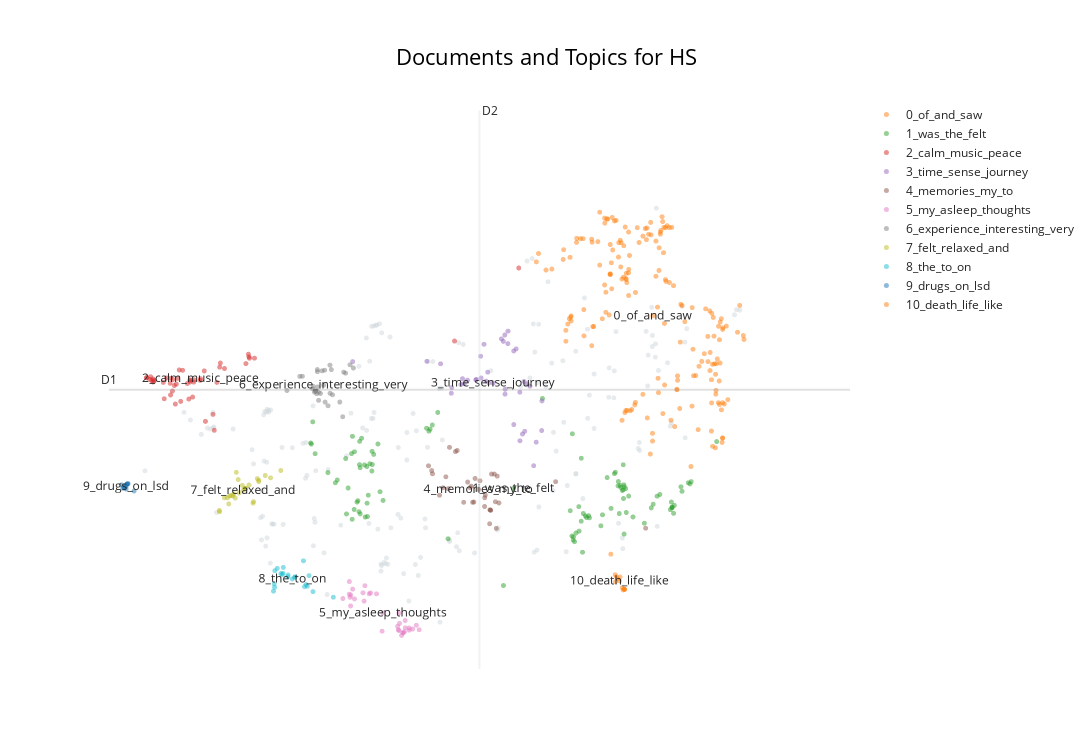

Write notebook code for a chart like this one.
### Code cell
topic_model.visualize_documents(df_reports,title=f'Documents and Topics for {condition}')

### Figure 1 — Plotly figure (JSON) as saved in the notebook; plotly's stock layout.template omitted (floating-point values rounded to 4 significant figures; data arrays with more than 128 entries replaced by an {"elided": "..."} marker saying what was removed)
{"data": [{"hoverinfo": "text", "hovertext": {"elided": "171 str values"}, "marker": {"color": "#CFD8DC", "opacity": 0.5, "size": 5}, "mode": "markers+text", "name": "other", "showlegend": false, "type": "scattergl", "x": {"elided": "171 float values"}, "y": {"elided": "171 float values"}}, {"hoverinfo": "text", "hovertext": {"elided": "178 str values"}, "marker": {"opacity": 0.5, "size": 5}, "mode": "markers+text", "name": "0_of_and_saw", "text": {"elided": "178 str values"}, "textfont": {"size": 12}, "type": "scattergl", "x": {"elided": "178 float values"}, "y": {"elided": "178 float values"}}, {"hoverinfo": "text", "hovertext": ["I felt like people, things, surroundings were closing in on me from all sides and it made me jump and grab my chest.", "My feet feel a bit floaty.", "I had a good experience with this and was surprised how sensation can play with our mind and emotions.", "I found the experience very moving and emotional.", "It felt close to a religious experience, and profoundly moving and elating.", "It was profound.", "My body felt heavy with a sense of sinking down, but at the same time I was flying forward.", "I also felt like seeing the origin of our galaxy and trying to understand the meaning of life.", "Towards the end, I went to space.", "Sense of time was weird; the experience felt really short.", "This is my second time.", "It was bigger, more profound, but almost intense.", "I tried to interpret them first, but then decided just to be fully present in the experience.", "As if taken through alternate realities by an unintelligible but considerate guide!", "There were moments my body jerked like when I try to pee.", "Entry into another universe.", "I at times felt a concern that the experience would end too soon.", "I felt as though I was experiencing the formation of the solar system and the Earth...a place of warmth and light arising out of dust and spinning chaos, suspended in an infinite void.", "I felt as if I were in outer space or as if I was experiencing a transition after death.", "I want to do it again!", "It was like I was travelling between dimensions.", "Anxious and overwhelmed, total lack of control at first.", "This is my 7th visit.", "A portal moving towards me, away from me, through me, fractaling into everything.", "I realized I had to give myself (entregarme) to the experience if I wanted to feel it.", "The take-off was intense and scary, but at the end I was floating peacefully in orbit with the glow of the Earth below me.", "I got lost; my body disappeared and came back.", "I thought of the universe; it felt like I was moving, moving to the centre, drawn in.", "The universe?", "All normal experiences usually, but this time everything was scary.", "Memories, meditation, swimming, weightlessness, space.", "As the experience intensified, I felt euphoric and emotional.", "With this came a pure connectivity with my body and a slight floating sensation.", "It was like flying and crashing through different dimensions.", "This was unnerving sometimes.", "I very suddenly felt like I had been shot into the air, travelling up through time and space.", "Sound created the visuals and created a pattern of energy movement across my body.", "It was really hard to put my finger on it.", "Falling and then being lifted through tunnels, I felt I was ascending to the warmth of the sun, and then I saw the waters moving on the face of the earth, covering all, into deepness and outside of time.", "At one point I felt like I was flying.", "I imagine I would go on a similar journey when I transition to the other realms.", "My arms were weightless and parts of my body felt distant or unrecognisable.", "I felt that God's light shone upon me and that I was going back to the beginning of the universe, the Big Bang, and seeing creatures in microcosm—at a cellular level—as well as planets and stars.", "I came and experienced the experience you set up.", "I felt incredibly small, and had the weight of existence over me like a heavy blanket.", "In some sense it was tiring.", "Felt my body was being lifted and travelling through the universe.", "I often felt connected to space, as in floating weightless surrounded by millions of stars.", "Reminiscent of 2001 and the stargate.", "I felt very powerless and pulled along during the experience.", "Something I had never experienced before; something I wish I could do once a week.", "I wanted it to go on forever.", "Feeling of motion from floating, looking up at the sky, to looking down beneath me, to flying forwards then backwards through a tunnel.", "I experienced absolute chaos which mirrors how I'm currently feeling.", "Like I was particles or a star emitting light into space.", "Overwhelming vast space, and I was insignificant.", "Then I was spinning through the universe.", "In a web of gold against the dark of the universe, I saw energy, the connection between all things.", "I feel amazed as I saw a friend from the past who was free by a field on a green hill, which made me weep with joy, and I saw the poverty of my forebears and loved and thanked them.", "The way it was delivered was too fast and too long; it wasn't with my rhythm.", "Towards the end, I felt like I was slowly floating upwards.", "It lasted about 6 seconds, but if it had gone on longer I would have had to...", "I must go and eat something.", "I was in another world.", "It was very emotional.", "Space, even if I've never been physically there.", "And I went to space and saw galaxies and stars.", "I was hurtling through space and time at a speed I couldn't determine.", "Felt being pulled through a vortex of time, waiting to awake in a different dimension!", "Then I began to float through a tunnel filled with bright red and blue light into outer space or some other dimension.", "I've visited three times and had a different experience.", "Like I was being dragged along a space portal or tunnel at a very high speed.", "I felt like I was on a journey through space riding in a kaleidoscope... it was an out-of-body experience on occasion, and I felt a spinning sensation and like I could see galaxies and star clusters all around my invisible kaleidospacescraft.", "I dreamt myself as a harbinger of the new planet, shaping the world with life and equity.", "At one point, the sky immersed me like I was skydiving again.", "Then I jumped into my own bloodstream; I could see the red blood cells travelling in its flow with me; I could almost feel the warmth of my own blood as I floated and flowed in it.", "Sometimes it felt and looked like wormholes.", "I wanted to stay in that space and see more of those worlds.", "I felt at one point that I saw someone leave the room (like a dream); also we all lifted up and spiraled like a waltzer.", "Me in a spaceship travelling so fast I felt I was leaving my body behind.", "It was difficult to hold both equally present.", "I saw a map of London, I walked through New York, I was floating in space like a star or angel and floating through my past memories, forgiving myself for having ever felt sad or numb.", "The second time it was all around.", "Saw vertical tree branches with green leaves towards the end, felt as though I was moving in a sleep state at that point.", "I was emotionally moved.", "At the end of the journey, I was back to Earth, floating in dark blue, purple water.", "I left feeling profoundly moved and very tearful.", "Sometimes it felt overwhelming.", "I was zooming through space; someone wanted to show me their planet far away.", "I was moved by a wild tide of atomic energy, converging around all of us.", "I felt in clouds, holding my breath.", "The experience felt almost transformative.", "I felt like I was looking across the universe beyond any realm of experience.", "It was exhausting in a similar way though.", "I thought a lot about Rand's journey into Rhuidean and experiencing the history of the Aiel through the eyes of his ancestors.", "The previous was with pink tones and vortexes and a sensation of flying in a wormhole.", "I wonder if it didn't work because I was too tall for the chair.", "Was starting to feel far more significant/interesting emotions when the experience stopped.", "I felt like I experienced the Big Bang and everything since.", "It was as if I was moving through a portal through time and space.", "Felt out of my body—in fact, off planet Earth—like I took a trip into space", "I wish I could do it again.", null], "marker": {"opacity": 0.5, "size": 5}, "mode": "markers+text", "name": "1_was_the_felt", "text": ["", "", "", "", "", "", "", "", "", "", "", "", "", "", "", "", "", "", "", "", "", "", "", "", "", "", "", "", "", "", "", "", "", "", "", "", "", "", "", "", "", "", "", "", "", "", "", "", "", "", "", "", "", "", "", "", "", "", "", "", "", "", "", "", "", "", "", "", "", "", "", "", "", "", "", "", "", "", "", "", "", "", "", "", "", "", "", "", "", "", "", "", "", "", "", "", "", "", "", "", "", "", "1_was_the_felt"], "textfont": {"size": 12}, "type": "scattergl", "x": [3.764, 6.257, 3.772, 3.921, 3.937, 3.986, 6.304, 7.43, 7.533, 3.511, 4.583, 3.918, 3.711, 6.8, 3.779, 6.669, 3.488, 7.43, 6.868, 3.208, 6.847, 3.837, 4.596, 6.262, 3.678, 6.615, 6.381, 7.208, 5.912, 3.619, 7.186, 3.609, 6.272, 6.821, 3.685, 6.861, 4.808, 4.047, 6.337, 6.39, 6.864, 6.288, 7.427, 3.688, 6.275, 3.752, 6.811, 7.421, 6.366, 3.859, 3.223, 3.251, 6.237, 3.864, 7.619, 6.596, 7.286, 7.447, 3.778, 3.638, 6.366, 3.401, 4.687, 6.869, 3.891, 7.456, 7.653, 6.921, 6.886, 6.857, 4.556, 6.829, 7.951, 7.105, 6.452, 6.341, 6.765, 7.545, 6.415, 6.893, 4.011, 6.462, 4.623, 5.455, 3.857, 6.715, 3.83, 3.708, 7.638, 3.916, 6.428, 3.795, 7.254, 3.873, 6.754, 6.858, 3.742, 3.771, 7.409, 6.797, 6.971, 3.198, 5.573], "y": [5.156, 4.795, 6.199, 5.855, 6.006, 6.161, 4.84, 5.224, 5.525, 5.626, 6.351, 6.051, 6.045, 5.604, 5.123, 5.662, 5.585, 5.219, 4.824, 6.16, 5.471, 5.077, 6.379, 6.311, 6.018, 5.11, 4.555, 5.267, 6.835, 5.123, 5.213, 5.944, 4.736, 5.546, 5.044, 5.351, 4.755, 5.324, 5.231, 5.129, 5.556, 4.712, 5.215, 6.274, 4.783, 5.319, 5.128, 5.299, 5.949, 5.283, 6.488, 6.017, 5.171, 5.085, 5.586, 4.947, 5.411, 5.132, 5.809, 5.507, 5.015, 5.736, 6.628, 5.527, 5.868, 5.251, 5.602, 5.388, 5.499, 5.481, 6.394, 5.515, 6.196, 4.985, 5.098, 4.868, 5.742, 5.458, 5.094, 5.144, 5.453, 5.065, 6.441, 4.061, 5.826, 5.205, 5.849, 5.189, 5.568, 5.759, 5.069, 6.246, 5.386, 5.401, 5.721, 5.852, 5.298, 5.854, 5.186, 5.54, 5.079, 6.175, 5.498]}, {"hoverinfo": "text", "hovertext": ["Stimulation and relaxation within the music and light.", "Sense of comfort.", "A great sense of calm and belonging.", "Deep relaxation and a sense of hope.", "A really pleasant and relaxing sensation.", "A feeling of peace and tranquility", "The music seemed to build to a crescendo near the end of the session and then move into a slower, calming sequence.", "A peaceful experience.", "A calm, peaceful state.", "Deep relaxation.", "Connection to an inner peace.", "Calm serenity, flashback emotions", "Optimism and escapism.", "Utter peace and happiness.", "The best bit was taking in the feelings of the music and gliding with it and morphing those visions according to how you feel about the music.", "Good vibes.", "Blissful even.", "Calm and serene and not frightening.", "An incredible sensory experience with a huge feeling of calm and peace.", "Calm and safe.", "Mainly stressed, but with moments of calm.", "Happiness,\nJoy,\nAdventure.", "Relaxing and reflective; worries stopped, put in proportion.", "The louder the music, the better.", "The music is calming and surreal.", "Helpful and positive ambient sounds.", "The music especially was on par with how one perceives sound during an actual trip.", "Joy and relaxation", "Amazing sense of peace and positivity.", "Chaos and stillness.", "Like this—music is a very visual thing.", "Being: immersed; calm; and thrilled.", "I couldn't help thinking what would happen with a drum beat, maybe allow some non-Euro music in, much as I love John Hopkins.", "Wonderful, peaceful.", "Sometimes verging on oppressive, but never scary.", "A sense of calm.", "Relaxation, calm, and curiosity.", "Great peace.", "Peacefulness and guidance.", "Nostalgia and peace.", "Relaxing and patterned music", "Peace, tranquility, joy, stimulation, arousal.", "I really enjoyed the music; it was very Zen.", "Overarching truth and love.", "Tess is very calming.", "Peace and contentment.", "Like a deep tissue massage for the mind.", "An intensity of connection, vastness, spaciousness, loving awareness.", null], "marker": {"opacity": 0.5, "size": 5}, "mode": "markers+text", "name": "2_calm_music_peace", "text": ["", "", "", "", "", "", "", "", "", "", "", "", "", "", "", "", "", "", "", "", "", "", "", "", "", "", "", "", "", "", "", "", "", "", "", "", "", "", "", "", "", "", "", "", "", "", "", "", "2_calm_music_peace"], "textfont": {"size": 12}, "type": "scattergl", "x": [2.102, 1.604, 1.627, 1.616, 2.071, 1.588, 2.19, 1.678, 1.555, 1.773, 1.354, 1.641, 1.559, 1.339, 2.541, 1.835, 1.326, 1.512, 1.967, 1.474, 1.907, 1.787, 1.831, 2.477, 2.142, 1.954, 2.483, 1.755, 1.485, 1.701, 2.47, 1.818, 4.883, 1.369, 1.581, 1.561, 1.79, 1.313, 1.353, 1.276, 2.134, 1.789, 2.441, 1.282, 1.66, 1.363, 2.056, 5.634, 1.909], "y": [7.074, 7.028, 7.049, 6.752, 6.363, 7.117, 7.28, 6.792, 7.06, 6.827, 7.079, 7.133, 6.887, 7.1, 7.433, 7.11, 7.157, 7.14, 6.496, 7.074, 7.104, 7.113, 7.078, 7.452, 7.36, 7.244, 7.432, 7.058, 6.831, 7.253, 7.492, 6.856, 7.687, 7.109, 6.945, 7.134, 7.103, 7.119, 7.124, 7.141, 7.299, 7.081, 7.352, 7.146, 7.259, 7.088, 6.599, 8.771, 7.129]}, {"hoverinfo": "text", "hovertext": ["No sense of time", "Shapes and travel through time.", "Sensory rollercoaster.", "A complete journey.", "Not much at all.", "Glimpse of something disappearing.", "A bubbling of freedom.", "Then really fast.", "Technology and humans.", "Feeling of things coming at you.", "It was insane.", "A roller coaster speeding.", "What do I really understand?", "Scary, pointy, laughing clown face in test period.", "Or traveling at great speed through time.", "Diolch yn fawr.", "Absolutely tripped away.", "Treasure Chests (2 Opening, 1 Closed/Locked)\n3.", "A loss of sense of time, images that weren't images.", "Intense chaos.", "A sense of expansion, moving towards something.", "A wild ride.", "The final (most rapid?)", "Motivation, progress, and purpose.", "Various characters who, if focused on them, would disappear.", "And then maybe backwards.", "Moving through a tunnel of branches.", "Good beats leading me on.", "Slow and fast.", "Staircase/Escalator\n2.", "When a sense of what is happening seems to arrive, the vision vibrates and the sense leaves.", "A journey into the unknown.", "A beautiful quest to oblivion", "Live more!", "A time and a place that seem to have happened but has yet to come.", "Forward motion.", "Journey forward.", "A varying journey in speed and awareness.", null], "marker": {"opacity": 0.5, "size": 5}, "mode": "markers+text", "name": "3_time_sense_journey", "text": ["", "", "", "", "", "", "", "", "", "", "", "", "", "", "", "", "", "", "", "", "", "", "", "", "", "", "", "", "", "", "", "", "", "", "", "", "", "", "3_time_sense_journey"], "textfont": {"size": 12}, "type": "scattergl", "x": [5.576, 5.765, 5.507, 5.285, 4.845, 5.903, 5.471, 4.976, 5.734, 5.809, 5.228, 5.604, 4.957, 5.454, 5.696, 3.691, 5.189, 5.647, 5.678, 5.509, 5.137, 5.432, 4.996, 5.034, 5.839, 5.252, 5.906, 4.559, 4.851, 5.576, 5.648, 5.476, 5.474, 4.72, 5.705, 5.132, 5.194, 5.271, 5.335], "y": [6.448, 7.017, 7.649, 7.064, 6.913, 6.359, 7.777, 7.129, 7.053, 5.838, 7.639, 7.57, 7.041, 7.682, 7.087, 7.382, 7.461, 6.929, 6.308, 7.834, 7.116, 7.718, 7.055, 7.107, 6.187, 7.092, 6.799, 7.386, 6.996, 7.54, 6.208, 6.972, 6.9, 7.35, 6.348, 7.112, 7.139, 7.225, 7.064]}, {"hoverinfo": "text", "hovertext": ["No difference between me and what was happening.", "Thought about God.", "It transported me into memories, having a deeper connection than ever before.", "It gives me an odd feeling of wanting to keep feeling these types of things again.", "Desire to retain and recall shapes, colours, and feelings evoked were strong, but understanding the experience may be lost once coming out of it.", "Lots of visuals, but towards the end, people I love and ancestors, some I did not previously know.", "I felt a confusing sense of place, a familiar place, like my grandmother's basement, or a train station, but I couldn't place it.", "Really just thoughts from my day, or things I need to do, or had forgotten to do.", "I spoke to my 8-year-old self and 80-year-old self.", "Deep memories and emotive reflections.", "I wish to belong there with someone I really loved and missed...", "Felt like I was on that boat in Charlie and the Chocolate Factory.", "I could walk around the room and almost reach out; it felt like I was therein my memory, looking back at the places.", "And I always had something very obvious and captivating to come back to.", "I remembered beautiful and joyful memories and moments with my family, as if I was with them at the beach.", "I still feel it now.", "I find myself feeling peaceful and present, like back then.", "I knew where I was, but felt this strong pull to this other familiar place just beyond my remembering.", "I went back to many hard and mostly beautiful memories without prompting them at all.", "Similar stuff to what I normally experience", "The most vivid memories of my Dad carrying me on his shoulders as a young girl; it felt like I was back there for a short while.", "Random thoughts; some connected to people close to me, others just events and journeys.", "At times it felt like I was back in the womb.", "A lot of memories.", "Past memories and people not really in my life anymore.", "In the end, I felt at home, a deep sense of warm, loving embrace, like being in my mother's womb.", "I felt like I was in my parents' house but couldn't figure out which room.", "The sensation was very strong, and I struggled to find the memory that matched the feeling.", "It felt like coming home.", "It reminded me of being a child.", "I then felt like I was in my old house (shared with an ex) and walking on my daily commute towards my old front door.", "Similar stuff to what I normally think about.", "Seeing and hearing my deceased relatives.", null], "marker": {"opacity": 0.5, "size": 5}, "mode": "markers+text", "name": "4_memories_my_to", "text": ["", "", "", "", "", "", "", "", "", "", "", "", "", "", "", "", "", "", "", "", "", "", "", "", "", "", "", "", "", "", "", "", "", "4_memories_my_to"], "textfont": {"size": 12}, "type": "scattergl", "x": [4.893, 7.119, 5.036, 4.615, 4.625, 5.349, 5.235, 4.707, 5.361, 4.781, 5.18, 6.066, 5.109, 5.064, 5.243, 4.578, 4.99, 5.095, 5.079, 4.824, 5.236, 4.81, 5.294, 5.124, 5.316, 5.372, 5.296, 4.747, 5.304, 5.402, 5.305, 4.914, 5.383, 5.165], "y": [6.048, 4.911, 5.596, 5.766, 5.719, 5.714, 5.234, 5.4, 5.303, 5.673, 5.614, 5.601, 5.299, 5.512, 5.403, 5.837, 5.295, 5.295, 5.535, 6.111, 5.363, 5.498, 4.977, 5.649, 5.714, 4.909, 5.185, 5.511, 5.179, 5.286, 5.176, 6.064, 5.684, 5.487]}, {"hoverinfo": "text", "hovertext": ["I did not have profound thoughts during the experience but rather almost fell asleep in a dreamlike way.", "It felt like almost the dreamlike state of anesthesia.", "I didn't know whether I was asleep or awake.", "I found my thoughts developing into stories and images while my eyes were closed.", "I also felt asleep for a bit and I was thinking of my partner, who I could visualize.", "Frustration that I couldn't stop thinking about the outside and concentrate on what was happening.", "I couldn't be totally immersed because I suffer from tinnitus and no matter what, it's always a distraction.", "I realised any interaction had been quite short as my consciousness had drifted into the early stages in which the sandman cometh, where my brain's alpha waves quickly displaced the externally generated momentary visions with the garbled, messy, free association of non-sensical stories that act as the scent kindling of dreams.", "Felt like dreaming; I did dream a little.", "Dreaming while awake—flashes of random places I have been.", "As the lights started and gradually built, I moved between states of mindfulness and being distracted by everyday thoughts.", "It was so deep I was unsure if I was totally conscious.", "My eyes wouldn't stop watering, so that kept my mind occupied.", "Also same with unsuccessfully trying to fall asleep during an insomnia period.", "To be quite honest, I think I fell asleep, so don't really remember what I saw.", "This time someone kept coughing and disrupted my thought process.", "My mind sometimes was very active and overthinking, but I actually have no memory of what.", "Not wanting my thoughts to overtake the experience.", "And then my mind checked out and my subconscious took over and started talking.", "I wanted to engage more; it annoyed me when it started and stopped as my brain was developing themes.", "I think when it became overwhelming my brain would cut to normal thoughts, e.g., like what I need to buy from the shop for dinner.", "But then I just dozed off.", "I was very conscious of my mind thinking about stopping thinking; in the end, that was funny.", "I found myself lost in thought near the end, and stopped being aware of visual experience and just thought about stuff.", "If I do, I will try and meditate beforehand as I still had racing thoughts interrupting me.", "I felt like I drifted in and out of consciousness, but never opened my eyes.", "For someone who has sleep paralysis regularly, this was quite interesting.", "Couldn't meditate either, even though I tried.", "Afterwards, I felt as if I had had the deepest, deepest sleep.", "I was put in a dreamlike, semiconscious state; the sensation when you are not quite asleep, coming into wakefulness, and dreaming of real things, conversations.", "I had short dreams.", null], "marker": {"opacity": 0.5, "size": 5}, "mode": "markers+text", "name": "5_my_asleep_thoughts", "text": ["", "", "", "", "", "", "", "", "", "", "", "", "", "", "", "", "", "", "", "", "", "", "", "", "", "", "", "", "", "", "", "5_my_asleep_thoughts"], "textfont": {"size": 12}, "type": "scattergl", "x": [4.296, 4.352, 4.277, 4.232, 4.307, 3.651, 3.576, 4.239, 4.469, 4.436, 3.712, 4.225, 3.66, 4.217, 4.284, 3.652, 3.884, 3.69, 3.969, 3.834, 3.9, 4.263, 3.812, 3.825, 3.669, 4.234, 4.306, 3.666, 4.035, 4.393, 4.352, 4.046], "y": [3.376, 3.4, 3.357, 3.653, 3.434, 3.933, 3.869, 3.499, 3.405, 3.472, 3.863, 3.404, 3.886, 3.456, 3.363, 4.121, 3.938, 4.007, 3.938, 4.059, 3.952, 3.322, 3.953, 3.831, 3.92, 3.393, 3.543, 3.758, 3.384, 3.416, 3.431, 3.656]}, {"hoverinfo": "text", "hovertext": ["An interesting one.", "Lots of uncertainty, but it went okay.", "And this made me think about synesthetic experiences and how they're very precious and worth seeking out and appreciating.", "It is an unique experience I won't forget.", "Not as good as doing loads of ket but still decent.", "Awesome experience, so much more than I expected.", "A keen experience", "It was a beautiful experience.", "Awesome experience and not what I expected.", "The visuals were pretty fun though.", "Very interesting!", "Very well led.", "Very interesting experience.", "So good!", "This is a truly amazing experience.", "Loved it.", "Still a really cool experience!", "Thank you for creating it.", "Something wonderful", "Good stuff.", "Fabulous experience.", "I am amazed, never experienced something equal.", "Amazing experience though.", "Thanks for the experience.", "Thank you; it was very interesting.", "It was quite satisfying.", "A perfectly cromulent experience", "It was a wonderful experience I wasn't expecting.", "Overall, it was an amazing experience.", null], "marker": {"opacity": 0.5, "size": 5}, "mode": "markers+text", "name": "6_experience_interesting_very", "text": ["", "", "", "", "", "", "", "", "", "", "", "", "", "", "", "", "", "", "", "", "", "", "", "", "", "", "", "", "", "6_experience_interesting_very"], "textfont": {"size": 12}, "type": "scattergl", "x": [3.699, 2.922, 3.574, 3.368, 3.277, 3.269, 3.54, 3.291, 3.242, 3.102, 3.66, 3.362, 3.455, 3.425, 3.314, 3.278, 3.258, 3.608, 3.441, 3.333, 3.221, 3.403, 3.254, 3.426, 3.585, 3.072, 3.28, 3.292, 3.228, 3.351], "y": [7.287, 6.954, 6.564, 6.782, 7.264, 6.906, 6.782, 6.929, 6.932, 7.164, 7.334, 7.254, 6.89, 7.33, 6.91, 7.233, 6.947, 7.211, 7.263, 7.245, 6.981, 6.727, 6.947, 6.912, 7.225, 7.163, 7.007, 6.808, 7.017, 7.033]}, {"hoverinfo": "text", "hovertext": ["I felt very relaxed and comfortable.", "I felt hopeful.", "It made me feel positive and as though something is guiding me.", "I also felt happy and smiled at certain points, which was quite weird.", "Then, all of a sudden, I felt like I was disembodied; a huge wave of euphoria took over, and I felt like I was totally free.", "I felt a profound sense of relaxation I have never experienced.", "But then I found I could shut it out if I wanted and was able to relax—almost falling asleep at times.", "I was on a journey; I was relaxed and not a bit worried, as if I knew I would be safe.", "I felt an overwhelming sense of euphoria and love for everyone in the room.", "I felt relaxed, safe, and excited at the start of the experience.", "I felt a deep connection with humankind and an overwhelming sense of peace.", "Transcendental, peaceful, although I also felt somewhat anxious.", "It's the most comfort I've ever felt, and it was magical.", "I felt elated and completely peaceful and found myself smiling broadly at these moments.", "I felt very peaceful, euphoric, with a sense of wonder and awe.", "level of strobing felt more relaxing again.", "Was an interesting experience, and afterward I felt relaxed.", "Rather than a negative experience, I felt relief and comforted by it.", "I saw a lot of fast movement, but despite that, emotionally I felt absolute stillness and deep calm.", "My thoughts on this is I felt safe and fun.", "Suddenly seeing somewhere dark yet bright, resulting in a tingling sensation through alternative parts of my body, but also of pure relaxation.", "It was comforting, and whilst I felt small and insignificant, I also felt free and powerful.", "Throughout I felt calm but exalted.", "The first one was better because I felt relaxed and I got ideas.", "It was very relaxing, and when I fully opened my eyes I felt refreshed and new.", "I felt warm and cold sensations in my hands at one point and was very relaxed and sleepy by the end.", null], "marker": {"opacity": 0.5, "size": 5}, "mode": "markers+text", "name": "7_felt_relaxed_and", "text": ["", "", "", "", "", "", "", "", "", "", "", "", "", "", "", "", "", "", "", "", "", "", "", "", "", "", "7_felt_relaxed_and"], "textfont": {"size": 12}, "type": "scattergl", "x": [2.287, 2.591, 2.59, 2.85, 2.525, 2.249, 2.241, 2.268, 2.73, 2.361, 2.575, 2.441, 2.329, 2.668, 2.477, 2.225, 2.317, 2.351, 2.399, 2.437, 2.131, 2.53, 2.427, 2.299, 2.19, 2.133, 2.408], "y": [5.389, 5.603, 5.623, 5.767, 5.283, 5.39, 5.272, 5.395, 5.658, 5.434, 5.647, 5.503, 5.74, 5.693, 5.552, 5.362, 5.359, 5.633, 5.547, 5.495, 5.174, 5.306, 5.505, 5.418, 5.362, 5.155, 5.472]}, {"hoverinfo": "text", "hovertext": ["I experienced different states depending on the lighting—darkness and constant light made me feel relaxed, but the first two levels of strobing made me feel partly overwhelmed and anxious.", "The visual experience felt a bit flat, so focused on being in my eyes and head; too much.", "I would prefer to use my hands to shield from the light.", "I found the eye mask uncomfortable on my forehead, so I took it off.", "I generally prefer the dark.", "I found the flashing lights a little intense, but the eye mask worked well for me during those times.", "Once I was wearing contacts and it was more geometric.", "I felt sleepy and a bit anxious at times due to the speed of the flashing lights.", "But most of it had a white background for me, which made me feel like I was in a clinical space; that made me stressed.", "Changing temperature of my body with the lights.", "Changes in intensity of the experience when I focused compared to when the light was across my whole peripheral vision.", "I kept thinking about a game of football I played on Tuesday and how I was hyper-aware of my eyes, if they had something in them or something that might pull me away from the experience.", "Personally, it was hard for me to find peace with the intensity of the bright light.", "It might be an idea to have a box of tissues in the reflection room.", "At first it was unsettling because there were these lights flashing like a kaleidoscope in front of my eyes, even though my eyes were closed.", "It was also interesting, when an image stabilised, to scan the field of vision up and down and side to side to explore the periphery.", "I also felt like I wanted the experience to be more intense—much louder music, and the most intense part of the lighting pattern repeated for longer.", "I would have liked a slight diffusion on the light or something to keep my eyes shut; the intensity was demanding me to open my eyes.", "I could feel some sort of physical effect/stress or pressure on the front of my brain, on my face, that almost felt as if it was taking a hit from each pulse of light.", "Hard to focus on a single pattern, and when you wanted to focus on one, it would become less focused.", null], "marker": {"opacity": 0.5, "size": 5}, "mode": "markers+text", "name": "8_the_to_on", "text": ["", "", "", "", "", "", "", "", "", "", "", "", "", "", "", "", "", "", "", "", "8_the_to_on"], "textfont": {"size": 12}, "type": "scattergl", "x": [2.879, 3.128, 2.865, 2.776, 2.779, 2.772, 2.764, 2.808, 3.011, 2.85, 3.16, 3.226, 2.876, 3.115, 3.018, 3.145, 2.935, 2.931, 3.18, 3.465, 2.984], "y": [4.33, 4.044, 4.225, 4.035, 4.281, 4.086, 3.978, 4.316, 4.183, 4.239, 4.051, 3.971, 4.242, 4.428, 4.192, 4.076, 4.217, 4.19, 4.208, 3.888, 4.159]}, {"hoverinfo": "text", "hovertext": ["Like I was on an LSD trip, an out-of-body sensation when I am on drugs.", "This is exactly how I remember being on LSD, without the scary parts.", "Closest sober experience (and to be honest, better) than psychedelics.", "I think it helped me process some of the trauma I had with drug use.", "I participated in a psychedelic trial of DMT 7 months ago and this experience took me back to that.", "Having had many psychedelic experiences over many years, it was tame.", "Having taken hallucinogens in the past, it lacked a narrative and an emotional connection comparatively—the scientific nature of the presentation perhaps cutting one off from an emotional and spiritual potential, although this is probably highly subjective.", "Like being on acid or DMT but safer!!", "Was like taking hallucinogenic drugs when I was younger.", "Sure am glad I wasn't on drugs!", "The closest thing I'll ever experience to being on drugs.", "Perhaps even people who want to get off drugs.", null], "marker": {"opacity": 0.5, "size": 5}, "mode": "markers+text", "name": "9_drugs_on_lsd", "text": ["", "", "", "", "", "", "", "", "", "", "", "", "9_drugs_on_lsd"], "textfont": {"size": 12}, "type": "scattergl", "x": [1.02, 1.009, 1.052, 0.999, 1.021, 0.9872, 1.133, 1.045, 1.04, 1.062, 1.045, 1.057, 1.039], "y": [5.505, 5.525, 5.566, 5.504, 5.526, 5.554, 5.464, 5.563, 5.493, 5.572, 5.558, 5.571, 5.533]}, {"hoverinfo": "text", "hovertext": ["It kind of felt like dying, reincarnating, and starting life again.", "It felt like the circle of life, a soul leaving and returning.", "Life, death, and rebirth.", "Healing a part of myself I didn't realise had decayed entirely.", "I hope that's what death feels like.", "In brief—I was thinking if death could look like this experience, and so I decided to assume that I go through a near-death experience and check my thoughts about it, so you could build something more than a visual-only thing for me, so I cannot say it was totally useless as I was expecting.", "Life after retired.", "The cycle of death and rebirth as envisaged in eighties D&D.", "Maybe this is what it's like to be dead.", "I wondered if it would be like this when you die.", "What I imagine it's like looking back on life before you die.", null], "marker": {"opacity": 0.5, "size": 5}, "mode": "markers+text", "name": "10_death_life_like", "text": ["", "", "", "", "", "", "", "", "", "", "", "10_death_life_like"], "textfont": {"size": 12}, "type": "scattergl", "x": [6.82, 6.777, 6.763, 6.712, 6.868, 6.856, 6.767, 6.79, 6.873, 6.874, 6.846, 6.813], "y": [4.188, 4.191, 4.222, 4.527, 4.006, 3.997, 4.118, 4.161, 4.006, 4.004, 4.028, 4.132]}], "layout": {"annotations": [{"showarrow": false, "text": "D1", "x": 0.8391, "y": 6.965, "yshift": 10}, {"showarrow": false, "text": "D2", "x": 5.175, "xshift": 10, "y": 11.11}], "height": 750, "shapes": [{"line": {"color": "#CFD8DC", "width": 2}, "type": "line", "x0": 5.175, "x1": 5.175, "y0": 2.823, "y1": 11.11}, {"line": {"color": "#9E9E9E", "width": 2}, "type": "line", "x0": 0.8391, "x1": 9.511, "y0": 6.965, "y1": 6.965}], "title": {"font": {"color": "Black", "size": 22}, "text": "Documents and Topics for HS", "x": 0.5, "xanchor": "center", "yanchor": "top"}, "width": 1200, "xaxis": {"visible": false}, "yaxis": {"visible": false}}}
